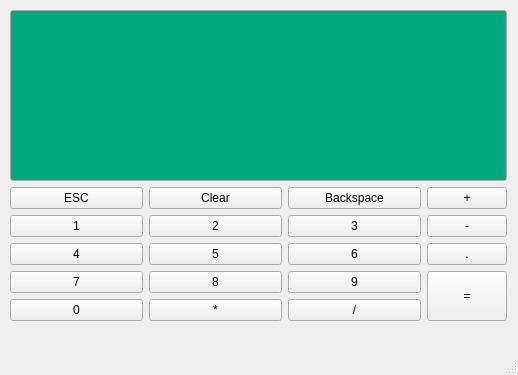
<?xml version="1.0" encoding="UTF-8"?>
<ui version="4.0">
 <class>MainWindow</class>
 <widget class="QMainWindow" name="MainWindow">
  <property name="geometry">
   <rect>
    <x>0</x>
    <y>0</y>
    <width>518</width>
    <height>375</height>
   </rect>
  </property>
  <property name="windowTitle">
   <string>豆豆的计算器</string>
  </property>
  <widget class="QWidget" name="centralwidget">
   <widget class="QWidget" name="widget" native="true">
    <property name="geometry">
     <rect>
      <x>10</x>
      <y>10</y>
      <width>501</width>
      <height>311</height>
     </rect>
    </property>
    <property name="palette">
     <palette>
      <active>
       <colorrole role="Base">
        <brush brushstyle="SolidPattern">
         <color alpha="255">
          <red>0</red>
          <green>170</green>
          <blue>127</blue>
         </color>
        </brush>
       </colorrole>
      </active>
      <inactive>
       <colorrole role="Base">
        <brush brushstyle="SolidPattern">
         <color alpha="255">
          <red>0</red>
          <green>170</green>
          <blue>127</blue>
         </color>
        </brush>
       </colorrole>
      </inactive>
      <disabled>
       <colorrole role="Base">
        <brush brushstyle="SolidPattern">
         <color alpha="255">
          <red>240</red>
          <green>240</green>
          <blue>240</blue>
         </color>
        </brush>
       </colorrole>
      </disabled>
     </palette>
    </property>
    <widget class="QWidget" name="layoutWidget">
     <property name="geometry">
      <rect>
       <x>0</x>
       <y>0</y>
       <width>497</width>
       <height>311</height>
      </rect>
     </property>
     <layout class="QVBoxLayout" name="verticalLayout">
      <item>
       <widget class="QLineEdit" name="Result">
        <property name="sizePolicy">
         <sizepolicy hsizetype="Expanding" vsizetype="Expanding">
          <horstretch>0</horstretch>
          <verstretch>0</verstretch>
         </sizepolicy>
        </property>
        <property name="font">
         <font>
          <pointsize>25</pointsize>
          <weight>75</weight>
          <bold>true</bold>
         </font>
        </property>
        <property name="text">
         <string/>
        </property>
       </widget>
      </item>
      <item>
       <layout class="QGridLayout" name="gridLayout">
        <item row="5" column="4">
         <widget class="QPushButton" name="sym_div">
          <property name="text">
           <string>/</string>
          </property>
         </widget>
        </item>
        <item row="0" column="5">
         <widget class="QPushButton" name="sym_add">
          <property name="text">
           <string>+</string>
          </property>
         </widget>
        </item>
        <item row="3" column="3">
         <widget class="QPushButton" name="num_5">
          <property name="text">
           <string>5</string>
          </property>
         </widget>
        </item>
        <item row="3" column="4">
         <widget class="QPushButton" name="num_6">
          <property name="text">
           <string>6</string>
          </property>
         </widget>
        </item>
        <item row="0" column="1">
         <widget class="QPushButton" name="fun_esc">
          <property name="text">
           <string>ESC</string>
          </property>
         </widget>
        </item>
        <item row="0" column="3">
         <widget class="QPushButton" name="fun_clear">
          <property name="text">
           <string>Clear</string>
          </property>
         </widget>
        </item>
        <item row="3" column="1">
         <widget class="QPushButton" name="num_4">
          <property name="text">
           <string>4</string>
          </property>
         </widget>
        </item>
        <item row="4" column="4">
         <widget class="QPushButton" name="num_9">
          <property name="text">
           <string>9</string>
          </property>
         </widget>
        </item>
        <item row="0" column="4">
         <widget class="QPushButton" name="fun_backspace">
          <property name="text">
           <string>Backspace</string>
          </property>
         </widget>
        </item>
        <item row="5" column="1">
         <widget class="QPushButton" name="num_3">
          <property name="text">
           <string>0</string>
          </property>
         </widget>
        </item>
        <item row="2" column="5">
         <widget class="QPushButton" name="sym_sub">
          <property name="text">
           <string>-</string>
          </property>
         </widget>
        </item>
        <item row="2" column="3">
         <widget class="QPushButton" name="num_2">
          <property name="text">
           <string>2</string>
          </property>
         </widget>
        </item>
        <item row="2" column="4">
         <widget class="QPushButton" name="num_8">
          <property name="text">
           <string>3</string>
          </property>
         </widget>
        </item>
        <item row="5" column="3">
         <widget class="QPushButton" name="sym_multi">
          <property name="text">
           <string>*</string>
          </property>
         </widget>
        </item>
        <item row="2" column="1">
         <widget class="QPushButton" name="num_1">
          <property name="text">
           <string>1</string>
          </property>
         </widget>
        </item>
        <item row="4" column="3">
         <widget class="QPushButton" name="num_0">
          <property name="text">
           <string>8</string>
          </property>
         </widget>
        </item>
        <item row="3" column="5">
         <widget class="QPushButton" name="sym_dot">
          <property name="text">
           <string>.</string>
          </property>
         </widget>
        </item>
        <item row="4" column="1">
         <widget class="QPushButton" name="num_7">
          <property name="text">
           <string>7</string>
          </property>
         </widget>
        </item>
        <item row="4" column="5" rowspan="2">
         <widget class="QPushButton" name="sym_equal">
          <property name="sizePolicy">
           <sizepolicy hsizetype="Fixed" vsizetype="Expanding">
            <horstretch>0</horstretch>
            <verstretch>0</verstretch>
           </sizepolicy>
          </property>
          <property name="text">
           <string>=</string>
          </property>
         </widget>
        </item>
       </layout>
      </item>
     </layout>
    </widget>
   </widget>
  </widget>
  <widget class="QMenuBar" name="menubar">
   <property name="geometry">
    <rect>
     <x>0</x>
     <y>0</y>
     <width>518</width>
     <height>26</height>
    </rect>
   </property>
  </widget>
  <widget class="QStatusBar" name="statusbar"/>
 </widget>
 <resources/>
 <connections/>
 <slots>
  <slot>calc()</slot>
 </slots>
</ui>
